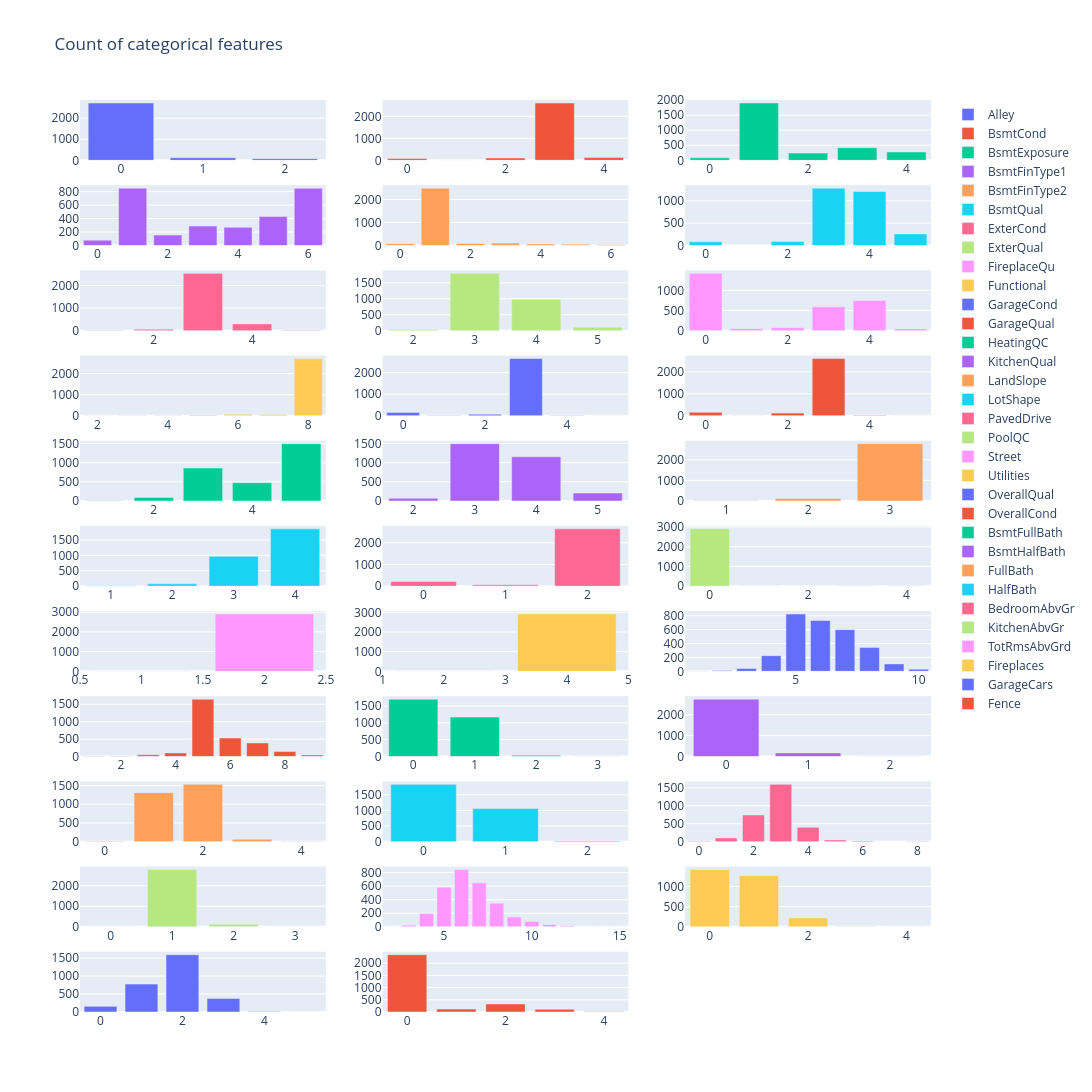

This figure's notebook cell:
### Code cell
uni_count_plot(x_all, ordinal_features, plot_num_cols=3)

### Figure 1 — Plotly figure (JSON) as saved in the notebook; plotly's stock layout.template omitted (floating-point values rounded to 4 significant figures)
{"data": [{"name": "Alley", "type": "bar", "x": [0, 1, 2], "xaxis": "x", "y": [2721, 120, 78], "yaxis": "y"}, {"name": "BsmtCond", "type": "bar", "x": [3, 4, 2, 0, 1], "xaxis": "x2", "y": [2606, 122, 104, 82, 5], "yaxis": "y2"}, {"name": "BsmtExposure", "type": "bar", "x": [1, 3, 4, 2, 0], "xaxis": "x3", "y": [1904, 418, 276, 239, 82], "yaxis": "y3"}, {"name": "BsmtFinType1", "type": "bar", "x": [1, 6, 5, 3, 4, 2, 0], "xaxis": "x4", "y": [851, 849, 429, 288, 269, 154, 79], "yaxis": "y4"}, {"name": "BsmtFinType2", "type": "bar", "x": [1, 3, 2, 0, 4, 5, 6], "xaxis": "x5", "y": [2493, 105, 87, 80, 68, 52, 34], "yaxis": "y5"}, {"name": "BsmtQual", "type": "bar", "x": [3, 4, 5, 2, 0], "xaxis": "x6", "y": [1283, 1209, 258, 88, 81], "yaxis": "y6"}, {"name": "ExterCond", "type": "bar", "x": [3, 4, 2, 5, 1], "xaxis": "x7", "y": [2538, 299, 67, 12, 3], "yaxis": "y7"}, {"name": "ExterQual", "type": "bar", "x": [3, 4, 5, 2], "xaxis": "x8", "y": [1798, 979, 107, 35], "yaxis": "y8"}, {"name": "FireplaceQu", "type": "bar", "x": [0, 4, 3, 2, 1, 5], "xaxis": "x9", "y": [1420, 744, 592, 74, 46, 43], "yaxis": "y9"}, {"name": "Functional", "type": "bar", "x": [8, 6, 7, 5, 4, 3, 2], "xaxis": "x10", "y": [2717, 70, 65, 35, 19, 9, 2], "yaxis": "y10"}, {"name": "GarageCond", "type": "bar", "x": [3, 0, 2, 4, 1, 5], "xaxis": "x11", "y": [2654, 159, 74, 15, 14, 3], "yaxis": "y11"}, {"name": "GarageQual", "type": "bar", "x": [3, 0, 2, 4, 1, 5], "xaxis": "x12", "y": [2604, 159, 124, 24, 5, 3], "yaxis": "y12"}, {"name": "HeatingQC", "type": "bar", "x": [5, 3, 4, 2, 1], "xaxis": "x13", "y": [1493, 857, 474, 92, 3], "yaxis": "y13"}, {"name": "KitchenQual", "type": "bar", "x": [3, 4, 5, 2], "xaxis": "x14", "y": [1492, 1151, 205, 70], "yaxis": "y14"}, {"name": "LandSlope", "type": "bar", "x": [3, 2, 1], "xaxis": "x15", "y": [2778, 125, 16], "yaxis": "y15"}, {"name": "LotShape", "type": "bar", "x": [4, 3, 2, 1], "xaxis": "x16", "y": [1859, 968, 76, 16], "yaxis": "y16"}, {"name": "PavedDrive", "type": "bar", "x": [2, 0, 1], "xaxis": "x17", "y": [2641, 216, 62], "yaxis": "y17"}, {"name": "PoolQC", "type": "bar", "x": [0, 4, 3, 1], "xaxis": "x18", "y": [2909, 4, 4, 2], "yaxis": "y18"}, {"name": "Street", "type": "bar", "x": [2, 1], "xaxis": "x19", "y": [2907, 12], "yaxis": "y19"}, {"name": "Utilities", "type": "bar", "x": [4, 2], "xaxis": "x20", "y": [2916, 1], "yaxis": "y20"}, {"name": "OverallQual", "type": "bar", "x": [5, 6, 7, 8, 4, 9, 3, 10, 2, 1], "xaxis": "x21", "y": [825, 731, 600, 342, 226, 107, 40, 31, 13, 4], "yaxis": "y21"}, {"name": "OverallCond", "type": "bar", "x": [5, 6, 7, 8, 4, 3, 9, 2, 1], "xaxis": "x22", "y": [1645, 531, 390, 144, 101, 50, 41, 10, 7], "yaxis": "y22"}, {"name": "BsmtFullBath", "type": "bar", "x": [0, 1, 2, 3], "xaxis": "x23", "y": [1705, 1172, 38, 2], "yaxis": "y23"}, {"name": "BsmtHalfBath", "type": "bar", "x": [0, 1, 2], "xaxis": "x24", "y": [2742, 171, 4], "yaxis": "y24"}, {"name": "FullBath", "type": "bar", "x": [2, 1, 3, 0, 4], "xaxis": "x25", "y": [1530, 1309, 64, 12, 4], "yaxis": "y25"}, {"name": "HalfBath", "type": "bar", "x": [0, 1, 2], "xaxis": "x26", "y": [1834, 1060, 25], "yaxis": "y26"}, {"name": "BedroomAbvGr", "type": "bar", "x": [3, 2, 4, 1, 5, 6, 0, 8], "xaxis": "x27", "y": [1596, 742, 400, 103, 48, 21, 8, 1], "yaxis": "y27"}, {"name": "KitchenAbvGr", "type": "bar", "x": [1, 2, 0, 3], "xaxis": "x28", "y": [2785, 129, 3, 2], "yaxis": "y28"}, {"name": "TotRmsAbvGrd", "type": "bar", "x": [6, 7, 5, 8, 4, 9, 10, 11, 3, 12, 2, 14, 13, 15], "xaxis": "x29", "y": [844, 649, 583, 347, 196, 143, 80, 32, 25, 16, 1, 1, 1, 1], "yaxis": "y29"}, {"name": "Fireplaces", "type": "bar", "x": [0, 1, 2, 3, 4], "xaxis": "x30", "y": [1420, 1268, 219, 11, 1], "yaxis": "y30"}, {"name": "GarageCars", "type": "bar", "x": [2, 1, 3, 0, 4, 5], "xaxis": "x31", "y": [1594, 776, 374, 157, 16, 1], "yaxis": "y31"}, {"name": "Fence", "type": "bar", "x": [0, 2, 1, 3, 4], "xaxis": "x32", "y": [2348, 329, 118, 112, 12], "yaxis": "y32"}], "layout": {"height": 3300, "title": {"text": "Count of categorical features"}, "width": 1200, "xaxis": {"anchor": "y", "domain": [0, 0.2889]}, "xaxis10": {"anchor": "y10", "domain": [0, 0.2889]}, "xaxis11": {"anchor": "y11", "domain": [0.3556, 0.6444]}, "xaxis12": {"anchor": "y12", "domain": [0.7111, 1]}, "xaxis13": {"anchor": "y13", "domain": [0, 0.2889]}, "xaxis14": {"anchor": "y14", "domain": [0.3556, 0.6444]}, "xaxis15": {"anchor": "y15", "domain": [0.7111, 1]}, "xaxis16": {"anchor": "y16", "domain": [0, 0.2889]}, "xaxis17": {"anchor": "y17", "domain": [0.3556, 0.6444]}, "xaxis18": {"anchor": "y18", "domain": [0.7111, 1]}, "xaxis19": {"anchor": "y19", "domain": [0, 0.2889]}, "xaxis2": {"anchor": "y2", "domain": [0.3556, 0.6444]}, "xaxis20": {"anchor": "y20", "domain": [0.3556, 0.6444]}, "xaxis21": {"anchor": "y21", "domain": [0.7111, 1]}, "xaxis22": {"anchor": "y22", "domain": [0, 0.2889]}, "xaxis23": {"anchor": "y23", "domain": [0.3556, 0.6444]}, "xaxis24": {"anchor": "y24", "domain": [0.7111, 1]}, "xaxis25": {"anchor": "y25", "domain": [0, 0.2889]}, "xaxis26": {"anchor": "y26", "domain": [0.3556, 0.6444]}, "xaxis27": {"anchor": "y27", "domain": [0.7111, 1]}, "xaxis28": {"anchor": "y28", "domain": [0, 0.2889]}, "xaxis29": {"anchor": "y29", "domain": [0.3556, 0.6444]}, "xaxis3": {"anchor": "y3", "domain": [0.7111, 1]}, "xaxis30": {"anchor": "y30", "domain": [0.7111, 1]}, "xaxis31": {"anchor": "y31", "domain": [0, 0.2889]}, "xaxis32": {"anchor": "y32", "domain": [0.3556, 0.6444]}, "xaxis33": {"anchor": "y33", "domain": [0.7111, 1]}, "xaxis4": {"anchor": "y4", "domain": [0, 0.2889]}, "xaxis5": {"anchor": "y5", "domain": [0.3556, 0.6444]}, "xaxis6": {"anchor": "y6", "domain": [0.7111, 1]}, "xaxis7": {"anchor": "y7", "domain": [0, 0.2889]}, "xaxis8": {"anchor": "y8", "domain": [0.3556, 0.6444]}, "xaxis9": {"anchor": "y9", "domain": [0.7111, 1]}, "yaxis": {"anchor": "x", "domain": [0.9339, 1]}, "yaxis10": {"anchor": "x10", "domain": [0.6537, 0.7198]}, "yaxis11": {"anchor": "x11", "domain": [0.6537, 0.7198]}, "yaxis12": {"anchor": "x12", "domain": [0.6537, 0.7198]}, "yaxis13": {"anchor": "x13", "domain": [0.5603, 0.6264]}, "yaxis14": {"anchor": "x14", "domain": [0.5603, 0.6264]}, "yaxis15": {"anchor": "x15", "domain": [0.5603, 0.6264]}, "yaxis16": {"anchor": "x16", "domain": [0.4669, 0.5331]}, "yaxis17": {"anchor": "x17", "domain": [0.4669, 0.5331]}, "yaxis18": {"anchor": "x18", "domain": [0.4669, 0.5331]}, "yaxis19": {"anchor": "x19", "domain": [0.3736, 0.4397]}, "yaxis2": {"anchor": "x2", "domain": [0.9339, 1]}, "yaxis20": {"anchor": "x20", "domain": [0.3736, 0.4397]}, "yaxis21": {"anchor": "x21", "domain": [0.3736, 0.4397]}, "yaxis22": {"anchor": "x22", "domain": [0.2802, 0.3463]}, "yaxis23": {"anchor": "x23", "domain": [0.2802, 0.3463]}, "yaxis24": {"anchor": "x24", "domain": [0.2802, 0.3463]}, "yaxis25": {"anchor": "x25", "domain": [0.1868, 0.2529]}, "yaxis26": {"anchor": "x26", "domain": [0.1868, 0.2529]}, "yaxis27": {"anchor": "x27", "domain": [0.1868, 0.2529]}, "yaxis28": {"anchor": "x28", "domain": [0.09339, 0.1595]}, "yaxis29": {"anchor": "x29", "domain": [0.09339, 0.1595]}, "yaxis3": {"anchor": "x3", "domain": [0.9339, 1]}, "yaxis30": {"anchor": "x30", "domain": [0.09339, 0.1595]}, "yaxis31": {"anchor": "x31", "domain": [0, 0.06612]}, "yaxis32": {"anchor": "x32", "domain": [0, 0.06612]}, "yaxis33": {"anchor": "x33", "domain": [0, 0.06612]}, "yaxis4": {"anchor": "x4", "domain": [0.8405, 0.9066]}, "yaxis5": {"anchor": "x5", "domain": [0.8405, 0.9066]}, "yaxis6": {"anchor": "x6", "domain": [0.8405, 0.9066]}, "yaxis7": {"anchor": "x7", "domain": [0.7471, 0.8132]}, "yaxis8": {"anchor": "x8", "domain": [0.7471, 0.8132]}, "yaxis9": {"anchor": "x9", "domain": [0.7471, 0.8132]}}}
